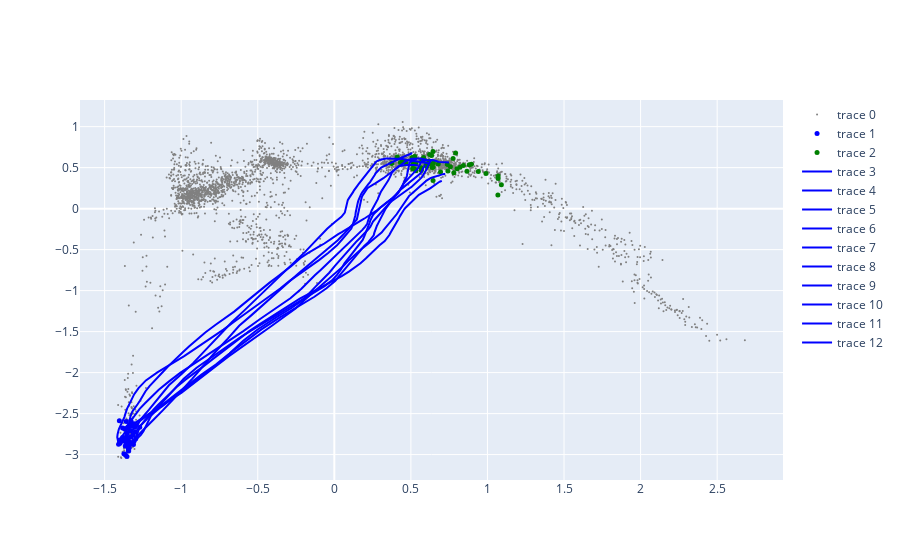

This figure's notebook cell:
### Code cell
# Plot 2d
fig = go.Figure()
fig.add_trace(go.Scatter(x=encodings[:,0], y=encodings[:,1], mode='markers', marker=dict(size=2, color='gray')))
fig.add_trace(go.Scatter(x=samples_z_point1[:,0], y=samples_z_point1[:,1], mode='markers', marker=dict(size=5, color='blue')))
fig.add_trace(go.Scatter(x=samples_z_point2[:,0], y=samples_z_point2[:,1], mode='markers', marker=dict(size=5, color='green')))
for i in range(n_samples):
    fig.add_trace(go.Scatter(x=z_traj[:,i,0], y=z_traj[:,i,1], mode='lines', line=dict(width=2, color='blue')))
fig.show()

# save html
fig.write_html(f"./eb_fm/EB_{start_group}_{end_group}_2d.html")
